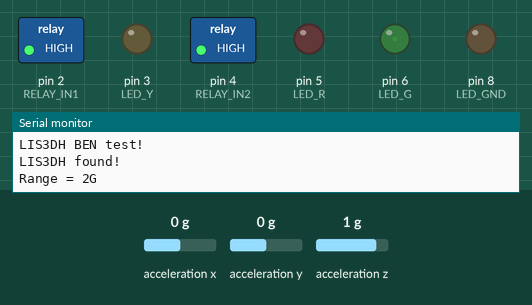
Simulated run of this sketch. Board: Arduino Uno, built with avr-gcc and run on an emulated ATmega328P. Parts: switched loads named in the sketch (green lamp = pin HIGH), output pins drawn as LEDs (lit = HIGH), the last lines printed to the serial monitor. Inputs (shaded band) come from the test bench; at power-on: acceleration x 0 g, acceleration y 0 g, acceleration z 1 g.

Above: at 1.2 s.
1.3 s: acceleration x set to -0.4 g
At 2.7 s:
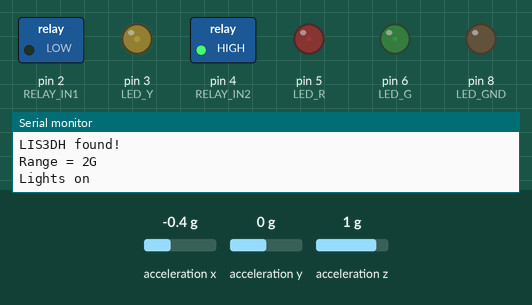
3.0 s: acceleration x set to 0 g
At 4.1 s:
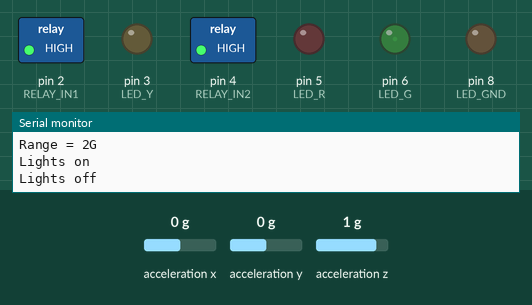
Timing chart, 0 to 6.0 s (numbered marks = the images above; inputs shaded):
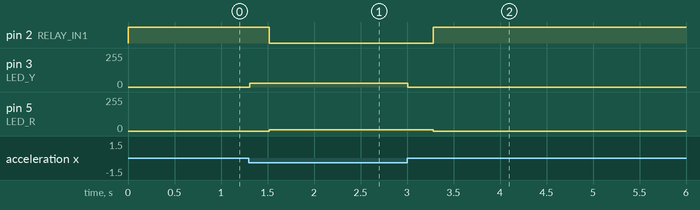

Measured:
- the behaviour switches between -0.2 and -0.3 g on acceleration x (found by bisection; images 0 and 1)
- after the input at 1.3 s, pin 2 (RELAY_IN1): HIGH → LOW after 0.22 s; pin 3 (LED_Y): 0/255 → 30/255 at once; pin 5 (LED_R): 0/255 → 10/255 after 0.22 s
- after the input at 3.0 s, pin 2 (RELAY_IN1): LOW → HIGH after 0.28 s; pin 3 (LED_Y): 30/255 → 0/255 at once; pin 5 (LED_R): 10/255 → 0/255 after 0.28 s

The sketch:

leaf.ino
```cpp
#include <Wire.h>
#include <SPI.h>
#include <Adafruit_LIS3DH.h>
#include <Adafruit_Sensor.h>

#define LIS3DH_CS 10
#define LED_GND 8
#define LED_R 5
#define LED_Y 3
#define LED_G 6
#define RELAY_GND 0
#define RELAY_IN1 2
#define RELAY_IN2 4
#define RESET 7

#define G_MULTIPLIER 0x3fff
#define LIGHT_ON G_MULTIPLIER * 0.2
#define LIGHT_OFF G_MULTIPLIER * 0.1
#define LED_DUTY_CYCLE 10
#define LED_DC_YELLOW_MOD 20

Adafruit_LIS3DH lis = Adafruit_LIS3DH(LIS3DH_CS);

boolean lit = false;

#define AVG_LENGTH 20
double avg[] = {0, 0, 0, 0, 0, 0, 0, 0, 0, 0, 0, 0, 0, 0, 0, 0, 0, 0, 0, 0};
int avgIndex = 0;

void setup() {
  pinMode(RESET, INPUT);

  Serial.begin(9600);
  Serial.println("LIS3DH BEN test!");

  pinMode(LED_GND, OUTPUT);
  pinMode(LED_R, OUTPUT);
  pinMode(LED_Y, OUTPUT);
  pinMode(LED_G, OUTPUT);
  pinMode(RELAY_GND, OUTPUT);
  pinMode(RELAY_IN1, OUTPUT);
  pinMode(RELAY_IN2, OUTPUT);

  digitalWrite(LED_GND, LOW);
  digitalWrite(RELAY_GND, LOW);
  digitalWrite(RELAY_IN1, HIGH);
  digitalWrite(RELAY_IN2, HIGH);

  if (! lis.begin(0x18)) {   // change this to 0x19 for alternative i2c address
    Serial.println("Couldnt start");
    delay(10000);
    pinMode(RESET, OUTPUT);
    digitalWrite(RESET, LOW);
    while (1);
  }
  Serial.println("LIS3DH found!");

  lis.setRange(LIS3DH_RANGE_2_G);   // 2, 4, 8 or 16 G!

  Serial.print("Range = "); Serial.print(2 << lis.getRange());
  Serial.println("G");

  analogWrite(LED_G, LED_DUTY_CYCLE);
}

void loop() {
  lis.read();      // get X Y and Z data at once
  // Then print out the raw data
  //Serial.print("X:  "); Serial.print(lis.x); Serial.print(" / "); Serial.print(0x7fff);
  //Serial.print("  \tY:  "); Serial.print(lis.y);
  //Serial.print("  \tZ:  "); Serial.print(lis.z);


  /* Or....get a new sensor event, normalized */
  //sensors_event_t event;
  //lis.getEvent(&event);

  /* Display the results (acceleration is measured in m/s^2) */
  //Serial.print("\t\tX: "); Serial.print(event.acceleration.x);
  //Serial.print(" \tY: "); Serial.print(event.acceleration.y);
  //Serial.print(" \tZ: "); Serial.print(event.acceleration.z);
  //Serial.println(" m/s^2 ");

  //Serial.print(lis.x / (double) 0x3fff);

  int xg = lis.x;
  xg = -xg;

  if (xg > LIGHT_ON) {
    analogWrite(LED_Y, LED_DUTY_CYCLE + LED_DC_YELLOW_MOD);
  } else if (xg < LIGHT_OFF) {
    analogWrite(LED_Y, 0);
  }

  avg[avgIndex] = xg;
  avgIndex++;
  if (avgIndex >= AVG_LENGTH) {
    avgIndex = 0;
  }

  long avgg = 0;
  for (int i = AVG_LENGTH - 1 ; i > 0 ; i--) {
    avgg += avg[i];
  }

  avgg = avgg / AVG_LENGTH;

  if (lit && avgg < LIGHT_OFF) {
    Serial.println("Lights off");
    analogWrite(LED_R, 0);
    digitalWrite(RELAY_IN1, HIGH);
    lit = false;
  }
  if (!lit && avgg > LIGHT_ON) {
    Serial.println("Lights on");
    analogWrite(LED_R, LED_DUTY_CYCLE);
    digitalWrite(RELAY_IN1, LOW);
    lit = true;
  }

  delay(20);
}
```
